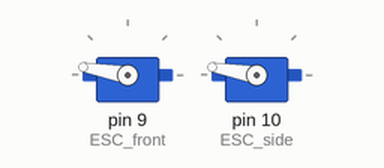
Simulated run of this sketch. Board: Arduino Uno, built with avr-gcc and run on an emulated ATmega328P. On the bench: 2 × servo.

Above: at 6.05 s.
Timing chart, 0 to 9.0 s (numbered marks = the images above):
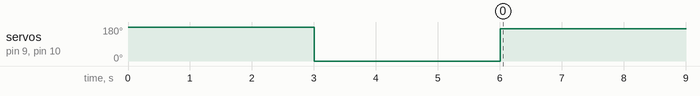

Measured:
- by itself, servo on pin 9 (ESC_front), servo on pin 10 (ESC_side): 180° → 0° at 3.0 s, → 170° 3.0 s later

The sketch:

2PWM.ino
```cpp
#include <Servo.h>
Servo ESC_front;     // create servo object to control the ESC
Servo ESC_side;
int potValue;  // value from the analog pin
void setup() {
  // Attach the ESC on pin 9
  ESC_front.attach(9, 1000, 2000); // (pin, min pulse width, max pulse width in microseconds)
  ESC_side.attach(10, 1000, 2000);

  potValue = 1023; //analogRead(A0);   // reads the value of the potentiometer (value between 0 and 1023)
  potValue = map(potValue, 0, 1023, 0, 180);   // scale it to use it with the servo library (value between 0 and 180)
  ESC_front.write(potValue);    // Send the signal to the ESC
  ESC_side.write(potValue);

  delay (3000);

  potValue = 0; //analogRead(A0);   // reads the value of the potentiometer (value between 0 and 1023)
  potValue = map(potValue, 0, 1023, 0, 180);   // scale it to use it with the servo library (value between 0 and 180)
  ESC_front.write(potValue);    // Send the signal to the ESC
  ESC_side.write(potValue);

  delay(3000);
  Serial.begin(9600);

}

void setSpeed_front(int pot){
  // sets motor to a speed, given a potential value
  int angle = map(pot, 0, 1023, 180, 0);
  ESC_front.write(angle);
}

void setSpeed_side(int pot){
  // sets motor to a speed, given a potential value
  int angle = map(pot, 0, 1023, 180, 0);
  ESC_side.write(angle);
  delay(500);
  ESC_side.write(0);
}

void loop() {
  potValue = 60; //analogRead(A0);   // reads the value of the potentiometer (value between 0 and 1023)
  setSpeed_front(potValue);
  setSpeed_side(potValue);
//
////  for (potValue=55; potValue > 0; potValue -= 10){
////    setSpeed(potValue);
////    delay(500);
////  }
//
//  ESC.write(0);
//  delay(1000);
//  potValue = map(potValue, 0, 1023, 0, 180);   // scale it to use it with the servo library (value between 0 and 180)
//  ESC.write(potValue);    // Send the signal to the ESC

//  delay(3000);       // stay at this speed for 3 seconds
//
//  potValue = 0; //analogRead(A0);   // reads the value of the potentiometer (value between 0 and 1023)
//  potValue = map(potValue, 0, 1023, 0, 180);   // scale it to use it with the servo library (value between 0 and 180)
//  ESC.write(potValue);    // Send the signal to the ESC

//  delay(3000);      // stay at this speed for 3 seconds
}
```
